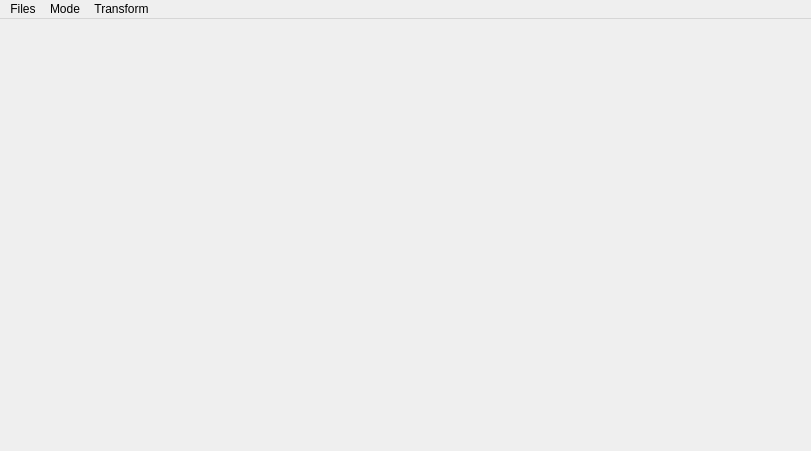
<?xml version="1.0" encoding="UTF-8"?>
<ui version="4.0">
 <class>MainWindow</class>
 <widget class="QMainWindow" name="MainWindow">
  <property name="enabled">
   <bool>true</bool>
  </property>
  <property name="geometry">
   <rect>
    <x>0</x>
    <y>0</y>
    <width>811</width>
    <height>451</height>
   </rect>
  </property>
  <property name="windowTitle">
   <string>SA - Power Spectral Density</string>
  </property>
  <widget class="QWidget" name="centralWidget">
   <layout class="QVBoxLayout" name="verticalLayout"/>
  </widget>
  <widget class="QMenuBar" name="menuBar">
   <property name="geometry">
    <rect>
     <x>0</x>
     <y>0</y>
     <width>811</width>
     <height>22</height>
    </rect>
   </property>
   <widget class="QMenu" name="menuFiles">
    <property name="title">
     <string>Files</string>
    </property>
    <addaction name="actionLoad_Signal"/>
   </widget>
   <widget class="QMenu" name="menuMode">
    <property name="title">
     <string>Mode</string>
    </property>
    <addaction name="separator"/>
    <addaction name="actionTime"/>
    <addaction name="actionSpectrum"/>
    <addaction name="actionSCD"/>
    <addaction name="actionIQ"/>
    <addaction name="actionSCD_at_f_0"/>
    <addaction name="actionWaterfall"/>
   </widget>
   <widget class="QMenu" name="menuTransform">
    <property name="title">
     <string>Transform</string>
    </property>
    <addaction name="separator"/>
    <addaction name="actionToolbar"/>
   </widget>
   <addaction name="menuFiles"/>
   <addaction name="menuMode"/>
   <addaction name="menuTransform"/>
  </widget>
  <action name="actionLoad_Signal">
   <property name="text">
    <string>Load Signal</string>
   </property>
  </action>
  <action name="actionTime">
   <property name="text">
    <string>Time Domain</string>
   </property>
  </action>
  <action name="actionSpectrum">
   <property name="text">
    <string>Power Spectrum Density</string>
   </property>
  </action>
  <action name="actionSCD">
   <property name="text">
    <string>Spectral Correlation Density</string>
   </property>
  </action>
  <action name="actionIQ">
   <property name="text">
    <string>IQ-Graph</string>
   </property>
  </action>
  <action name="actionSquare">
   <property name="text">
    <string>X^2</string>
   </property>
  </action>
  <action name="actionQube">
   <property name="text">
    <string>X^4</string>
   </property>
  </action>
  <action name="action_X_2">
   <property name="text">
    <string>| X^2 |</string>
   </property>
  </action>
  <action name="actionReload">
   <property name="text">
    <string>Reload</string>
   </property>
  </action>
  <action name="actionToolbar">
   <property name="checkable">
    <bool>true</bool>
   </property>
   <property name="text">
    <string>Toolbar</string>
   </property>
  </action>
  <action name="actionSCD_at_f_0">
   <property name="text">
    <string>SCD at f = 0</string>
   </property>
  </action>
  <action name="actionWaterfall">
   <property name="text">
    <string>Waterfall</string>
   </property>
  </action>
 </widget>
 <layoutdefault spacing="6" margin="11"/>
 <resources/>
 <connections/>
</ui>
